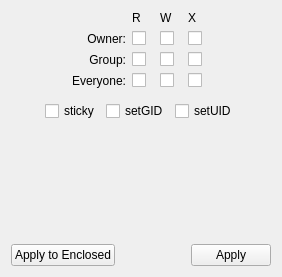
<?xml version="1.0" encoding="UTF-8"?>
<ui version="4.0">
 <class>CGetInfoPermModeTab</class>
 <widget class="QWidget" name="CGetInfoPermModeTab">
  <property name="geometry">
   <rect>
    <x>0</x>
    <y>0</y>
    <width>282</width>
    <height>277</height>
   </rect>
  </property>
  <property name="windowTitle">
   <string>Form</string>
  </property>
  <layout class="QVBoxLayout" name="verticalLayout_2">
   <item>
    <layout class="QHBoxLayout" name="horizontalLayout_2">
     <item>
      <spacer name="horizontalSpacer_4">
       <property name="orientation">
        <enum>Qt::Horizontal</enum>
       </property>
       <property name="sizeHint" stdset="0">
        <size>
         <width>5</width>
         <height>20</height>
        </size>
       </property>
      </spacer>
     </item>
     <item>
      <layout class="QVBoxLayout" name="verticalLayout">
       <item>
        <layout class="QHBoxLayout" name="horizontalLayout">
         <item>
          <spacer name="horizontalSpacer">
           <property name="orientation">
            <enum>Qt::Horizontal</enum>
           </property>
           <property name="sizeType">
            <enum>QSizePolicy::Fixed</enum>
           </property>
           <property name="sizeHint" stdset="0">
            <size>
             <width>27</width>
             <height>20</height>
            </size>
           </property>
          </spacer>
         </item>
         <item>
          <layout class="QGridLayout" name="gridLayout_1">
           <item row="0" column="1">
            <widget class="QLabel" name="label">
             <property name="text">
              <string>R</string>
             </property>
            </widget>
           </item>
           <item row="0" column="2">
            <widget class="QLabel" name="label_2">
             <property name="text">
              <string>W</string>
             </property>
            </widget>
           </item>
           <item row="0" column="3">
            <widget class="QLabel" name="label_3">
             <property name="text">
              <string>X</string>
             </property>
            </widget>
           </item>
           <item row="1" column="0">
            <widget class="QLabel" name="label_4">
             <property name="text">
              <string>Owner:</string>
             </property>
             <property name="alignment">
              <set>Qt::AlignRight|Qt::AlignTrailing|Qt::AlignVCenter</set>
             </property>
            </widget>
           </item>
           <item row="1" column="1">
            <widget class="QCheckBox" name="orCB"/>
           </item>
           <item row="1" column="2">
            <widget class="QCheckBox" name="owCB"/>
           </item>
           <item row="1" column="3">
            <widget class="QCheckBox" name="oxCB"/>
           </item>
           <item row="2" column="0">
            <widget class="QLabel" name="label_5">
             <property name="text">
              <string>Group:</string>
             </property>
             <property name="alignment">
              <set>Qt::AlignRight|Qt::AlignTrailing|Qt::AlignVCenter</set>
             </property>
            </widget>
           </item>
           <item row="2" column="1">
            <widget class="QCheckBox" name="grCB"/>
           </item>
           <item row="2" column="2">
            <widget class="QCheckBox" name="gwCB"/>
           </item>
           <item row="2" column="3">
            <widget class="QCheckBox" name="gxCB"/>
           </item>
           <item row="3" column="0">
            <widget class="QLabel" name="label_6">
             <property name="text">
              <string>Everyone:</string>
             </property>
             <property name="alignment">
              <set>Qt::AlignRight|Qt::AlignTrailing|Qt::AlignVCenter</set>
             </property>
            </widget>
           </item>
           <item row="3" column="1">
            <widget class="QCheckBox" name="erCB"/>
           </item>
           <item row="3" column="2">
            <widget class="QCheckBox" name="ewCB"/>
           </item>
           <item row="3" column="3">
            <widget class="QCheckBox" name="exCB"/>
           </item>
          </layout>
         </item>
         <item>
          <spacer name="horizontalSpacer_2">
           <property name="orientation">
            <enum>Qt::Horizontal</enum>
           </property>
           <property name="sizeType">
            <enum>QSizePolicy::Fixed</enum>
           </property>
           <property name="sizeHint" stdset="0">
            <size>
             <width>27</width>
             <height>20</height>
            </size>
           </property>
          </spacer>
         </item>
        </layout>
       </item>
       <item>
        <spacer name="verticalSpacer_2">
         <property name="orientation">
          <enum>Qt::Vertical</enum>
         </property>
         <property name="sizeType">
          <enum>QSizePolicy::Fixed</enum>
         </property>
         <property name="sizeHint" stdset="0">
          <size>
           <width>192</width>
           <height>7</height>
          </size>
         </property>
        </spacer>
       </item>
       <item>
        <layout class="QGridLayout" name="gridLayout">
         <item row="0" column="0">
          <widget class="QCheckBox" name="stickyCB">
           <property name="text">
            <string>sticky</string>
           </property>
          </widget>
         </item>
         <item row="0" column="1">
          <widget class="QCheckBox" name="gidCB">
           <property name="text">
            <string>setGID</string>
           </property>
          </widget>
         </item>
         <item row="0" column="2">
          <widget class="QCheckBox" name="uidCB">
           <property name="text">
            <string>setUID</string>
           </property>
          </widget>
         </item>
        </layout>
       </item>
       <item>
        <spacer name="verticalSpacer_3">
         <property name="orientation">
          <enum>Qt::Vertical</enum>
         </property>
         <property name="sizeType">
          <enum>QSizePolicy::Fixed</enum>
         </property>
         <property name="sizeHint" stdset="0">
          <size>
           <width>20</width>
           <height>7</height>
          </size>
         </property>
        </spacer>
       </item>
      </layout>
     </item>
     <item>
      <spacer name="horizontalSpacer_3">
       <property name="orientation">
        <enum>Qt::Horizontal</enum>
       </property>
       <property name="sizeHint" stdset="0">
        <size>
         <width>5</width>
         <height>20</height>
        </size>
       </property>
      </spacer>
     </item>
    </layout>
   </item>
   <item>
    <spacer name="verticalSpacer">
     <property name="orientation">
      <enum>Qt::Vertical</enum>
     </property>
     <property name="sizeHint" stdset="0">
      <size>
       <width>20</width>
       <height>9</height>
      </size>
     </property>
    </spacer>
   </item>
   <item>
    <layout class="QHBoxLayout" name="horizontalLayout_3">
     <item>
      <widget class="QPushButton" name="buttonApplyEnclosed">
       <property name="text">
        <string>Apply to Enclosed</string>
       </property>
      </widget>
     </item>
     <item>
      <spacer name="horizontalSpacer_5">
       <property name="orientation">
        <enum>Qt::Horizontal</enum>
       </property>
       <property name="sizeHint" stdset="0">
        <size>
         <width>5</width>
         <height>20</height>
        </size>
       </property>
      </spacer>
     </item>
     <item>
      <widget class="QPushButton" name="buttonApply">
       <property name="text">
        <string>Apply</string>
       </property>
      </widget>
     </item>
    </layout>
   </item>
  </layout>
 </widget>
 <resources/>
 <connections/>
</ui>
